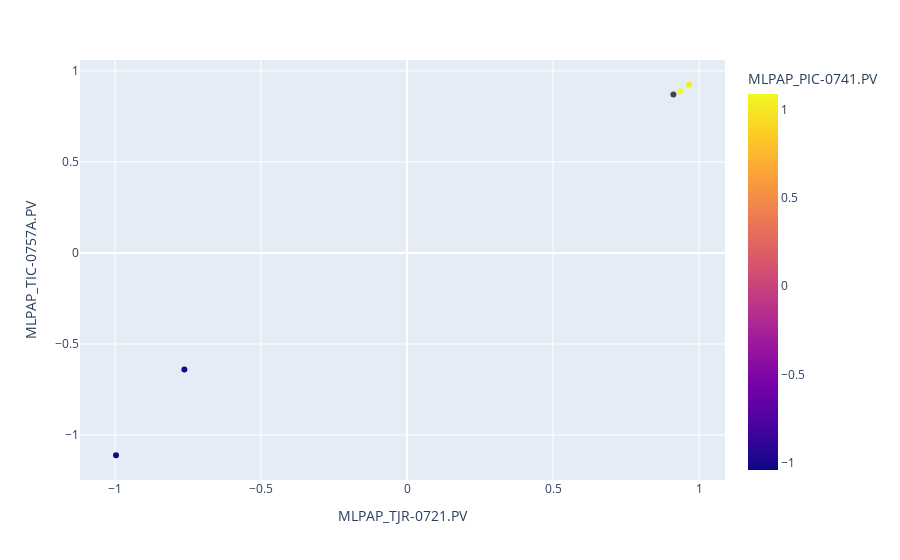

Notebook code cell kept with this figure:
### Code cell
import plotly.express as px

fig = px.scatter(subset.head(5), x="MLPAP_TJR-0721.PV",y="MLPAP_TIC-0757A.PV", color="MLPAP_PIC-0741.PV")
fig.show()

### Figure 1 — Plotly figure (JSON) as saved in the notebook; plotly's stock layout.template omitted (floating-point values rounded to 4 significant figures)
{"data": [{"hoverlabel": {"namelength": 0}, "hovertemplate": "MLPAP_TJR-0721.PV=%{x}<br>MLPAP_TIC-0757A.PV=%{y}<br>MLPAP_PIC-0741.PV=%{marker.color}", "legendgroup": "", "marker": {"color": [1.087, -1.04, null, -1.025, 1.027], "coloraxis": "coloraxis", "symbol": "circle"}, "mode": "markers", "name": "", "showlegend": false, "type": "scatter", "x": [0.9358, -0.9965, 0.9123, -0.7623, 0.9657], "xaxis": "x", "y": [0.8885, -1.111, 0.8707, -0.6396, 0.9239], "yaxis": "y"}], "layout": {"coloraxis": {"colorbar": {"title": {"text": "MLPAP_PIC-0741.PV"}}, "colorscale": [[0, "#0d0887"], [0.1111, "#46039f"], [0.2222, "#7201a8"], [0.3333, "#9c179e"], [0.4444, "#bd3786"], [0.5556, "#d8576b"], [0.6667, "#ed7953"], [0.7778, "#fb9f3a"], [0.8889, "#fdca26"], [1, "#f0f921"]]}, "legend": {"tracegroupgap": 0}, "margin": {"t": 60}, "xaxis": {"anchor": "y", "domain": [0, 1], "title": {"text": "MLPAP_TJR-0721.PV"}}, "yaxis": {"anchor": "x", "domain": [0, 1], "title": {"text": "MLPAP_TIC-0757A.PV"}}}}
